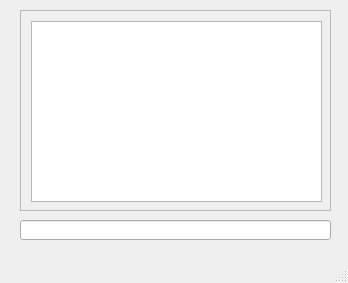
<?xml version="1.0" encoding="UTF-8"?>
<ui version="4.0">
 <class>MainWindow</class>
 <widget class="QMainWindow" name="MainWindow">
  <property name="geometry">
   <rect>
    <x>0</x>
    <y>0</y>
    <width>348</width>
    <height>283</height>
   </rect>
  </property>
  <property name="windowTitle">
   <string>MainWindow</string>
  </property>
  <widget class="QWidget" name="centralwidget">
   <widget class="QLineEdit" name="lineEdit">
    <property name="geometry">
     <rect>
      <x>20</x>
      <y>220</y>
      <width>311</width>
      <height>20</height>
     </rect>
    </property>
   </widget>
   <widget class="QScrollArea" name="scrollArea">
    <property name="geometry">
     <rect>
      <x>20</x>
      <y>10</y>
      <width>311</width>
      <height>201</height>
     </rect>
    </property>
    <property name="widgetResizable">
     <bool>true</bool>
    </property>
    <widget class="QWidget" name="scrollAreaWidgetContents">
     <property name="geometry">
      <rect>
       <x>0</x>
       <y>0</y>
       <width>309</width>
       <height>199</height>
      </rect>
     </property>
     <widget class="QPlainTextEdit" name="plainTextEdit">
      <property name="geometry">
       <rect>
        <x>10</x>
        <y>10</y>
        <width>291</width>
        <height>181</height>
       </rect>
      </property>
     </widget>
    </widget>
   </widget>
  </widget>
  <widget class="QMenuBar" name="menubar">
   <property name="geometry">
    <rect>
     <x>0</x>
     <y>0</y>
     <width>348</width>
     <height>21</height>
    </rect>
   </property>
  </widget>
  <widget class="QStatusBar" name="statusbar"/>
 </widget>
 <resources/>
 <connections/>
</ui>
